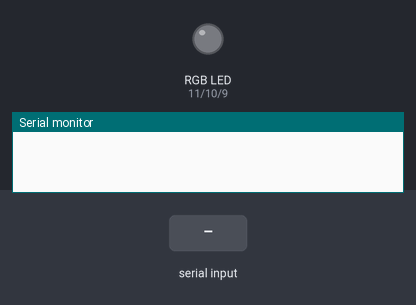
A sketch run on a simulated Arduino Uno, built with avr-gcc and run on an emulated ATmega328P. Shown: an RGB LED mixed from three pins (HIGH = lit), the last lines printed to the serial monitor. Inputs (shaded band) come from the test bench. Dim RGB values are drawn brighter than linear.

Above: at 1.2 s.
1.3 s: "90,45,200\n" received over Serial
At 2.5 s:
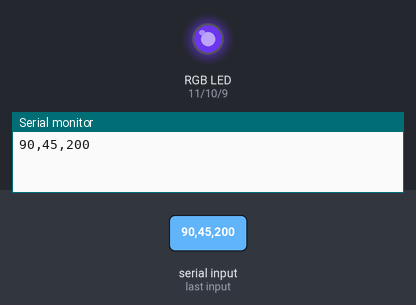
2.8 s: "30,150,10\n" received over Serial
At 3.7 s:
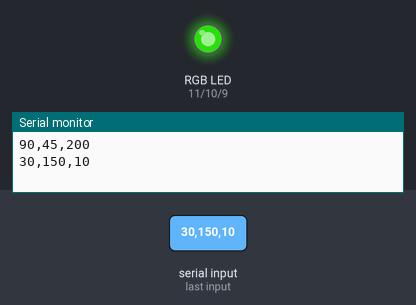
4.3 s: "90,45\n" received over Serial
At 4.7 s:
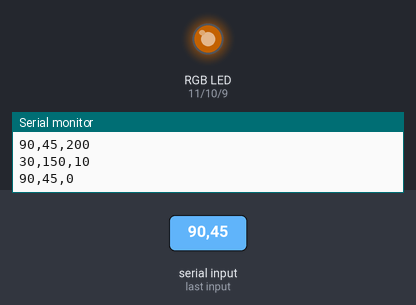
5.8 s: "30,150\n" received over Serial
At 7.0 s:
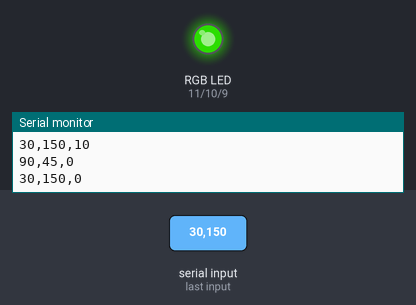
7.3 s: "5\n" received over Serial
At 8.0 s:
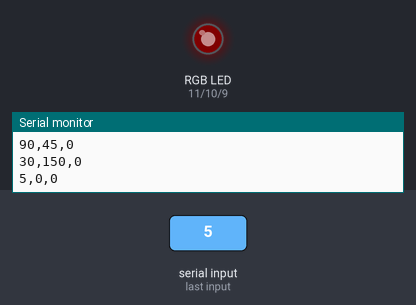
8.8 s: "90\n" received over Serial
At 9.2 s:
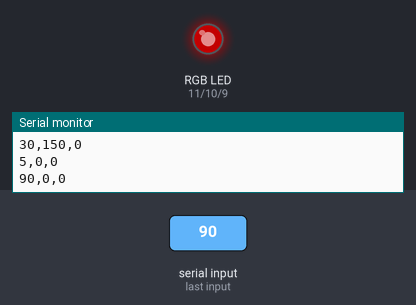
Timing chart, 0 to 11.3 s (numbered marks = the images above; inputs shaded):
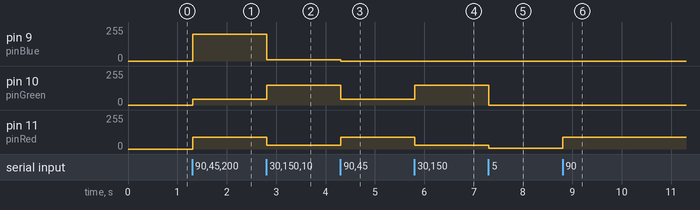

Measured:
- after the input at 1.3 s, pin 9 (pinBlue): 0/255 → 200/255 at once; pin 10 (pinGreen): 0/255 → 45/255 at once; pin 11 (pinRed): 0/255 → 90/255 at once
- after the input at 2.8 s, pin 9 (pinBlue): 200/255 → 10/255 at once; pin 10 (pinGreen): 45/255 → 150/255 at once; pin 11 (pinRed): 90/255 → 30/255 at once
- after the input at 4.3 s, pin 9 (pinBlue): 10/255 → 0/255 at once; pin 10 (pinGreen): 150/255 → 45/255 at once; pin 11 (pinRed): 30/255 → 90/255 at once
- after the input at 5.8 s, pin 10 (pinGreen): 45/255 → 150/255 at once; pin 11 (pinRed): 90/255 → 30/255 at once
- after the input at 7.3 s, pin 10 (pinGreen): 150/255 → 0/255 at once; pin 11 (pinRed): 30/255 → 5/255 at once
- after the input at 8.8 s, pin 11 (pinRed): 5/255 → 90/255 at once

The sketch:

rgb_decColor.ino
```cpp
/**
 * Accende un led RGB in accordo con una stringa decimale
 * letta dalla porta seriale.
 * Formato della stringa decimale: RRR,GGG,BBB
 *
 * This code is in the public domain.
 *
 * by Sandro Tributi <sandro.tributi@gmail.com>
 *
 * https://github.com/sandrotributi/Arduino-rgb-hexColor/edit/main/rgb_decColor.ino
 */

// Pin led RGB
#define pinRed 11
#define pinGreen 10
#define pinBlue 9

// Variabili
String decStr; // stringa letta dalla porta seriale
byte r, g, b;  // valori decimali RGB (0-255)
int posComma;
byte commas[2];

void setup() {
  // inizializzazione porta seriale
  Serial.begin(9600);
  // inizializzazione pin dove è collegato il led RGB
  pinMode(pinRed, OUTPUT);
  pinMode(pinGreen, OUTPUT);
  pinMode(pinBlue, OUTPUT);
}

void loop() {
  // se ci sono byte da leggere sulla seriale...
  if (Serial.available() > 0) {
    // lettura della stringa
    decStr = Serial.readStringUntil('\n');
    decStr.trim();        // elimina spazi
    posComma = 0;
    for (int i = 0; i < decStr.length(); i++) {
      if (decStr.charAt(i) == ',') {
        commas[posComma] = i;
        posComma++;
      }
    }
    r = decStr.substring(0, commas[0]).toInt();
    g = decStr.substring(commas[0] + 1, commas[1]).toInt();
    b = decStr.substring(commas[1] + 1, decStr.length()).toInt();
    // accende il led RGB
    setColor(pinRed, pinGreen, pinBlue, r, g, b);
    // stampa valori sul monitor seriale
    Serial.print(r);
    Serial.print(",");
    Serial.print(g);
    Serial.print(",");
    Serial.println(b);
  }
}

void setColor(byte pinR, byte pinG, byte pinB, byte red, byte green, byte blue) {
  analogWrite(pinR, red);
  analogWrite(pinG, green);
  analogWrite(pinB, blue);
}
```
